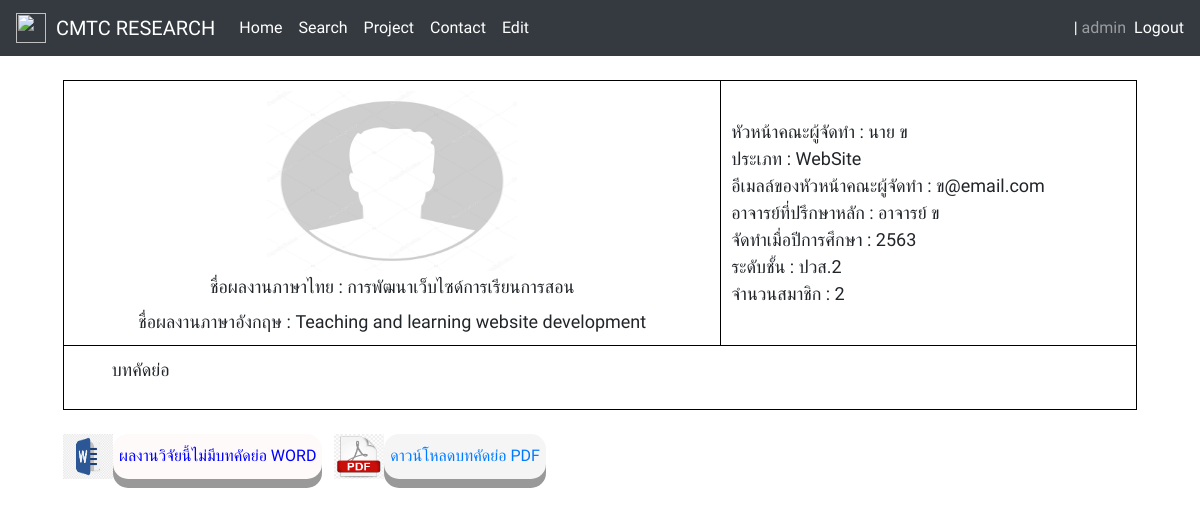
/ProjectPage/ProjectDetail.php?id=2 (signed in), run on the app's committed database.
### tables this page shows
CREATE TABLE `researchs` (
  `research_No` int(64) NOT NULL,
  `research_NameThai` varchar(64) NOT NULL,
  `research_NameEnglish` varchar(64) NOT NULL,
  `research_Image` varchar(255) DEFAULT NULL,
  `research_Type` varchar(64) NOT NULL,
  `research_ProjectLeaderName` varchar(64) NOT NULL,
  `research_ProjectLeaderEmail` varchar(64) NOT NULL,
  `research_AdvisorName` varchar(64) NOT NULL,
  `research_YearCompletion` int(4) NOT NULL,
  `research_StudentClass` varchar(64) NOT NULL,
  `research_Member` int(64) NOT NULL,
  `research_Text` text DEFAULT NULL,
  `research_FileWord` varchar(255) DEFAULT NULL,
  `research_FilePDF` varchar(255) DEFAULT NULL,
  `research_TimeStamp` timestamp NOT NULL DEFAULT current_timestamp() ON UPDATE current_timestamp()
);

### ProjectPage/ProjectDetail.php (the view, shortened to what this page needs)
<?php
include_once "../Connection/db.php";
?>
<!doctype html>
<html lang="en">
<head>
    <link href="../assets/dist/css/bootstrap.min.css" rel="stylesheet">
    <link rel="stylesheet" href="https://stackpath.bootstrapcdn.com/bootstrap/4.4.1/css/bootstrap.min.css"
>
</head>
<body>
    <nav class="navbar navbar-expand-lg navbar-dark bg-dark">
    <img src="../img/itcmtc.png" width="30" height="30">
        <a class="navbar-brand" href="#">&nbsp; CMTC RESEARCH</a>
        <div class="collapse navbar-collapse" id="navbarText">
            <ul class="navbar-nav mr-auto">
                <li class="nav-item active">
                    <a class="nav-link" href="../HomePage/Home.php">Home</a>
                </li>
                <li class="nav-item active">
                    <a class="nav-link" href="../SearchPage/Search.php">Search</a>
                </li>
                <li class="nav-item active">
                    <a class="nav-link" href="../ProjectPage/Project.php">Project</a>
                </li>
                <li class="nav-item active">
                    <a class="nav-link" href="../ContactPage/Contact.php">Contact</a>
                </li>
                <?php if(isset($_SESSION["admin"])) { ?>
                <li class="nav-item active">
                  <a class="nav-link" href="../EditPage/Edit.php">Edit</a>
                </li>
                <?php }?>
            </ul>
            <?php if(!isset($_SESSION["username"])) { ?>
            <span class="navbar-text">
                <a href="../Login/LoginPage.php">Login</a>
            </span>
            <?php } else { ?>
            <span class="navbar-text">
            <?php
            $SESSONID = $_SESSION["id"];
            $readResearch = "SELECT * FROM users WHERE id = $SESSONID";
            $readResearchResult = mysqli_query($conn, $readResearch);
            ?>
            <?php if (mysqli_num_rows($readResearchResult) > 0) { ?>
            <?php while($row = mysqli_fetch_assoc($readResearchResult)) { ?>
                <?php $photo = $row["userphotoicon"] ?>
                <?php if (empty($photo)) {
                $photo = "icon1.jpg";
              } ?>
                <?php if(!isset($_SESSION["admin"])) echo "<a href=\"../Profile/MyProfile.php?id=" . $row["id"] . "\"><img src='../img/usersphoto/".$photo."'width='30' height='30' align='center'></a>" ?>
            <?php } ?>
            <?php } else { ?>
            error
            <?php } ?>
              <a>&nbsp;|&nbsp;</a>
            </span>
            <span class="navbar-text mr-2">
                <?php echo $_SESSION["username"]; ?>
            </span>
            <span class="navbar-text">
                <a href="../Login/Process/LogoutPageProcess.php">Logout</a>
            </span>
            <?php } ?>
        </div>
    </nav>
    <div class="container-fluid">
        <div class="row">
            <div class="col-md-9 ml-sm-auto col-lg-12 px-md-5">
                <section id="products" class="pt-4">
                    <div class="container">
                        <div>
                        <?php
                        $id = $_GET["id"];
                        $readResearch = "SELECT * FROM researchs WHERE research_No  = $id";
                        $readResearchResult = mysqli_query($conn, $readResearch);
                        if (mysqli_num_rows($readResearchResult) > 0) {
                            $row = mysqli_fetch_assoc($readResearchResult);
                        }
                        ?>
                        <div class="table-responsive">
                        <table cellpadding="10">
                            <thead>
                                <tr>
                                <?php if (empty($row['research_Image'])) {
                                $row['research_Image'] = "icon1.jpg";
                                } ?>
                                  <td align="center"><?php echo "<img src='../img/researchimg/".$row['research_Image']."'width='250' height='180' align='center'>" . "<br>" ?>
                                      <div><h4 ><font size="4">ชื่อผลงานภาษาไทย : <?php echo $row['research_NameThai'] ?></div>
                                      <div><font size="4">ชื่อผลงานภาษาอังกฤษ : <?php echo  $row['research_NameEnglish']?></div>
                                  </td>
                                  <td>
                                      <div><font size="4">หัวหน้าคณะผู้จัดทำ : </font > <?php echo "<font size='4'>".$row['research_ProjectLeaderName']."</font >"?> </div>
                                      <div><font size="4">ประเภท :  </font ><?php echo  "<font size='4'>".$row['research_Type']."</font >"?> </div>
                                      <div><font size="4">อีเมลล์ของหัวหน้าคณะผู้จัดทำ : </font >   <?php echo "<font size='4'>".$row['research_ProjectLeaderEmail']."</font >"?> </div>
                                      <div><font size="4">อาจารย์ที่ปรึกษาหลัก : </font > <?php echo "<font size='4'>".$row['research_AdvisorName']."</font >"?> </div>
                                      <div><font size="4">จัดทำเมื่อปีการศึกษา : </font > <?php echo "<font size='4'>".$row['research_YearCompletion']."</font >"?> </div>
                                      <div><font size="4">ระดับชั้น : </font > <?php echo "<font size='4'>".$row['research_StudentClass']."</font >" ?></div>
                                      <div><font size="4">จำนวนสมาชิก : </font > <?php echo "<font size='4'>".$row['research_Member']."</font >"?></div>
                                  </td>
                                </tr>
                            <thead>
                            <tbody>
                                <tr>
                                    <td colspan="2">
                                    <p class="abstract" style="word-break:break-all"><font size="4" >บทคัดย่อ</font ><br><?php echo "<font size='4'>".$row['research_Text']."</font >"?></p>
                                    </td>
                                </tr>
                            </tbody>
                        </table >
                        </div>
                        <br>
                        <div style="display:flex">
                         <?php if(isset($_SESSION["username"])) { ?>
                            <?php if(isset($row['research_FileWord'])) { ?>
                            <?php echo "<img src=\"../img/logoword.png\" width=\"50\" height=\"45\"><button type=\"button\" class=\"button1\"><a href=\"../file/download_file_word.php?file=" . $row['research_FileWord'] . "\" >
                                        ดาวน์โหลดบทคัดย่อ WORD
                                        </a></button>&nbsp; &nbsp;"; ?>
                            <?php } else {
                                    echo "<img src=\"../img/logoword.png\" width=\"50\" height=\"45\"><button type=\"button\" class=\"button1\"><a style=\"color:blue;\">
                                        ผลงานวิจัยนี้ไม่มีบทคัดย่อ WORD
                                        </a></button>&nbsp; &nbsp;";} ?>
                            <?php if(isset($row['research_FilePDF'])) { ?>
                            <?php echo "<img src=\"../img/logopdf.png\" width=\"50\" height=\"45\"><button type=\"button\" class=\"button2\"><a href=\"../file/download_file_pdf.php?file=" . $row['research_FilePDF'] . "\" >
                                        ดาวน์โหลดบทคัดย่อ PDF
                                        </a></button>"; ?>
                            <?php } else {
                                    echo "<img src=\"../img/logoword.png\" width=\"50\" height=\"45\"><button type=\"button\" class=\"button1\"><a style=\"color:blue;\">
                                        ผลงานวิจัยนี้ไม่มีบทคัดย่อ PDF
                                        </a></button>&nbsp; &nbsp;";} ?>
                         <?php } else { ?>
                          <p>ต้องทำการล็อคอินเข้าใช้งานก่อนถึงจะดาวน์โหลดไฟล์บทคัดย่อได้</p>
                         <?php } ?>
                         </div>
                        </div>
                    </div>
                </section>
            </div>
        </div>
    </div>
</body>
</html>

### ProjectPage/ProjectDetail.php (style rules this page uses)
.button2 { display: inline-block; cursor: pointer; text-align: center; text-decoration: none; outline: none; color: #FFFFFF; background-color: #F5F5F5; border: none; border-radius: 15px; box-shadow: 0 9px #999; }
.button1 { display: inline-block; cursor: pointer; text-align: center; text-decoration: none; outline: none; color: #FFFFFF; background-color: #FFFAFA; border: none; border-radius: 15px; box-shadow: 0 9px #999; }
body { font-family: 'Sarabun', sans-serif; }
table { border-collapse: collapse; width: 100%; }
table, th, td { border: 1px solid black; }
p.abstract { text-indent: 1cm; }

### data on the page
researchs: research_NameThai "การพัฒนาเว็บไซด์การเรียนการสอน", research_NameEnglish "Teaching and learning website development", research_ProjectLeaderName "นาย ข", research_Type "WebSite", research_ProjectLeaderEmail "ข@email.com", research_AdvisorName "อาจารย์ ข", research_YearCompletion "2563", research_StudentClass "ปวส.2", research_Member "2"

### other printed values
$_SESSION["username"] "admin"
